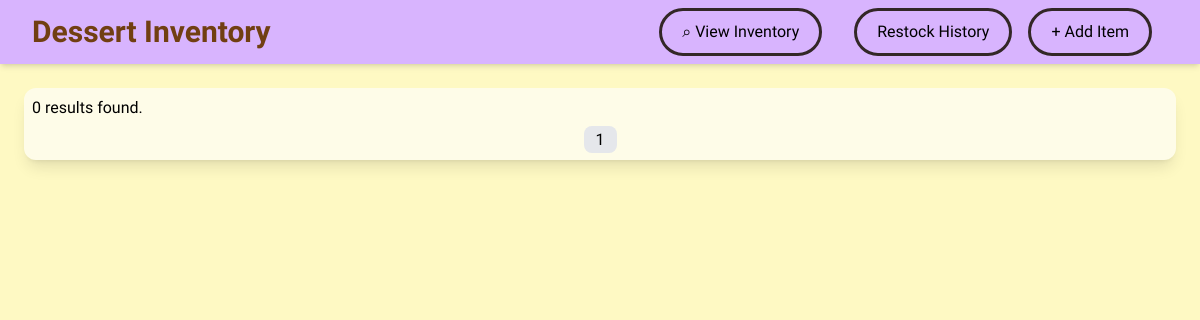
Before: /?page=2 with the older database file.
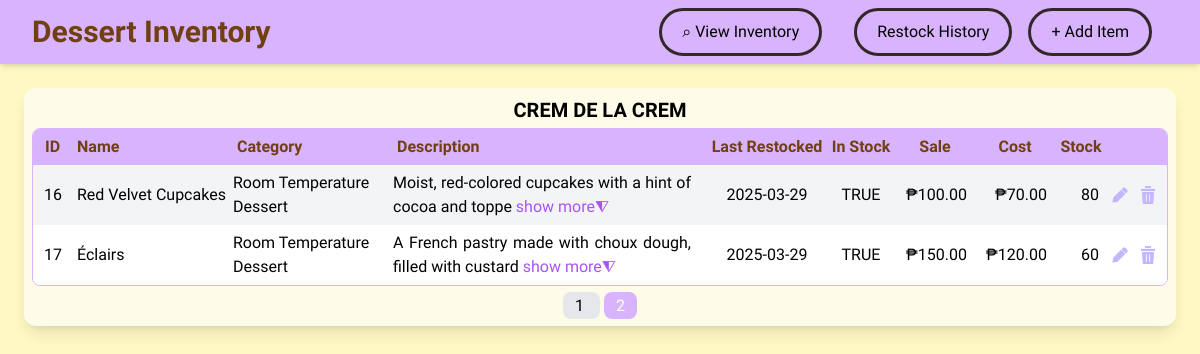
After: the same page with the newer database file.
### tables this page shows
CREATE TABLE IF NOT EXISTS `crem_de_la_crem` (
    id INT PRIMARY KEY AUTO_INCREMENT,
    name VARCHAR(100) NOT NULL,
    category VARCHAR(100),
    description TEXT,
    image_path VARCHAR(255),
    last_restocked DATE NOT NULL,
    is_available TINYINT(1) NOT NULL DEFAULT 1,
    sell_price FLOAT NOT NULL,
    cost_price FLOAT NOT NULL,
    quantity INT NOT NULL,
    active TINYINT(1) NOT NULL DEFAULT 1
);

### db.php (called while the page is built, shortened)
<?php
$table = "crem_de_la_crem";
$tableName = strtoupper(str_replace("_", " ", $table));
?>

### index.php (shortened to what the changed rows need)
<?php
require 'db.php';
$tableName = strtoupper(str_replace("_", " ", $table));
$totalResults = $conn->query("SELECT COUNT(*) AS total FROM $table")->fetch_assoc()['total'];
$totalPages = ceil($totalResults / 10);
$totalHistoryResults = $conn->query("SELECT COUNT(*) AS total FROM restock_history")->fetch_assoc()['total'];
?>
<!DOCTYPE html>
<html lang="en">
<head>
    <link rel="stylesheet" href="dist/styles.css">
    <link rel="stylesheet" href="dist/hoverStyle.css">
    <script src="https://cdn.tailwindcss.com"></script>
</head>
<body class="font-['Maven_Pro'] bg-yellow-100">
    <nav class="bg-purple-300 p-2 shadow-md flex items-center justify-between px-8 mt">
        <div id="nav-header">
            <h1 class="text-3xl font-black text-yellow-900" style="--i:0.5;">Dessert Inventory</h1>
        </div>
        <div id="nav-buttons" class="flex space-x-4 mr-4">
        </div>
    </nav>
    <div id="inventory-table-div" class="max-w-full% rounded-xl overflow-hidden m-auto shadow-lg bg-yellow-50 mx-6 my-6 p-2">
        <?php include 'read-database.php'; ?>
        <div  class="pagination text-center mt-2 animate-fade-in">
            <?php for ($i = 1; $i <= $totalPages; $i++): ?>
                <a href="?page=<?= $i ?>"
                class="px-3 py-1 rounded-lg overflow-hidden m-0.5  transition-colors <?= ($page == $i) ? 'bg-purple-300 text-white' : 'bg-gray-200 hover:bg-gray-300' ?>">
                    <?= $i ?>
                </a>
            <?php endfor; ?>
        </div>
    </div>
</body>
</html>

### read-database.php (shortened to what the changed rows need)
<?php
require 'db.php';
$limit = 15;
$page = isset($_GET['page']) ? $_GET['page'] : 1;
$offset = ($page - 1) * $limit;
$sql = "SELECT * FROM $table WHERE active = 1 LIMIT $limit OFFSET $offset";
$result = $conn->query($sql);
if ($result->num_rows > 0){
    echo "<h1 class='text-xl font-semibold text-center'>$tableName</h1>
    <div class='border border-purple-300 rounded-lg overflow-hidden mt-1'>
    <table class='border-collapse w-full text-left'>
        <thead class='bg-purple-300 text-yellow-900'>
            <tr>
                <th class='font-semibold py-1.5 px-1 pl-3 w-10'>ID</th>
                <th class='font-semibold py-1.5 px-1 w-40'>Name</th>
                <th class='font-semibold py-1.5 px-1 w-40'>Category</th>
                <th class='font-semibold py-1.5 px-1'>Description</th>"
                 .
                "<th class='font-semibold py-1.5 px-1 text-center w-30'>Last Restocked</th>
                <th class='font-semibold py-1.5 px-1 text-center w-17'>In Stock</th>
                <th class='font-semibold py-1.5 px-1 text-center w-20'>Sale</th>
                <th class='font-semibold py-1.5 px-1 text-center w-20'>Cost</th>
                <th class='font-semibold py-1.5 px-1 text-center w-13'>Stock</th>
                <th class='font-semibold py-1.5 px-1 w-8'></th>
                <th class='font-semibold py-1.5 px-1 w-7'></th>
            </tr>
        </thead>";
    $rowCnt = 0;
    while ($row = $result->fetch_assoc()){
        $category = str_replace("_", " ", $row["category"]);
        $shortDesc = strlen($row["description"]) > 58 ? substr($row["description"], 0, 58) : $row["description"];
        $row["description"] = !empty($row["description"]) ? $row["description"] : "No description available.";
        $row['cost_price'] = number_format(floatval($row['cost_price']), 2);
        $row['sell_price'] = number_format(floatval($row['sell_price']), 2);
        echo ($rowCnt%2==0) ? "<tr class='bg-gray-100'>" : "<tr class='bg-white'>" ;
        $rowCnt++;
        echo "<td class='text-center'>" . $row["id"] . "</td>
            <td class='pl-1'>" . $row["name"] . "</td>
            <td>" . $category . "</td>
            <td class='text-justify py-1.5 pr-4'>
                <div class='description-container'>";
                if (strlen($row["description"]) >58) {
                    echo "<span class='short-description'>
                        " . htmlspecialchars($shortDesc) . "
                        <a href='#' class='expand-link text-purple-500'>show more⧨</a>
                    </span>
                    <span class='full-description hidden'>
                        " . htmlspecialchars($row["description"]) . "
                        <a href='#' class='collapse-link text-purple-500'>hide◭</a>
                    </span>";
                } else {
                    echo $row["description"];
                }
        echo    "</div>
            </td>"
             .
            "<td class='text-center'>" . $row["last_restocked"] . "</td>
            <td class='text-center'>" . ($row["is_available"] ? "TRUE" : "FALSE") . "</td>
            <td class='text-right pr-2'>₱" . $row["sell_price"] . "</td>
            <td class='text-right pr-2'>₱" . $row["cost_price"] . "</td>
            <td class='text-right pr-2'>" . $row["quantity"] . "</td>
            <td class='p-1'>
                <a href='edit-item-form.php?id=" . $row['id'] . "'>
                    <img src='src/edit.png' alt='edit' width='18px'>
                </a>
            </td>
            <td>
                <a href='delete-item-form.php?id=" . $row['id'] . "'>
                    <img src='src/delete.png' alt='delete' width='18px'>
                </a>
            </td>
        </tr>";
    }
    echo "</table></div>";
} else {
    echo "0 results found.";
}
?>

Changed rows visible on the page:
added crem_de_la_crem: id "16", name "Red Velvet Cupcakes", category "Room Temperature Dessert", description "Moist, red-colored cupcakes with a hint of cocoa and toppe", last_restocked "2025-03-29", is_available "TRUE", sell_price "100.00", cost_price "70.00", quantity "80"
added crem_de_la_crem: id "17", name "Éclairs", category "Room Temperature Dessert", description "A French pastry made with choux dough, filled with custard", last_restocked "2025-03-29", is_available "TRUE", sell_price "150.00", cost_price "120.00", quantity "60"
Other visible differences:
$tableName: (not shown) → "CREM DE LA CREM"
text no longer shown: "0 results found."
text now shown: "ID Name Category Description Last Restocked In Stock Sale Cost Stock"
new list line: "2"
